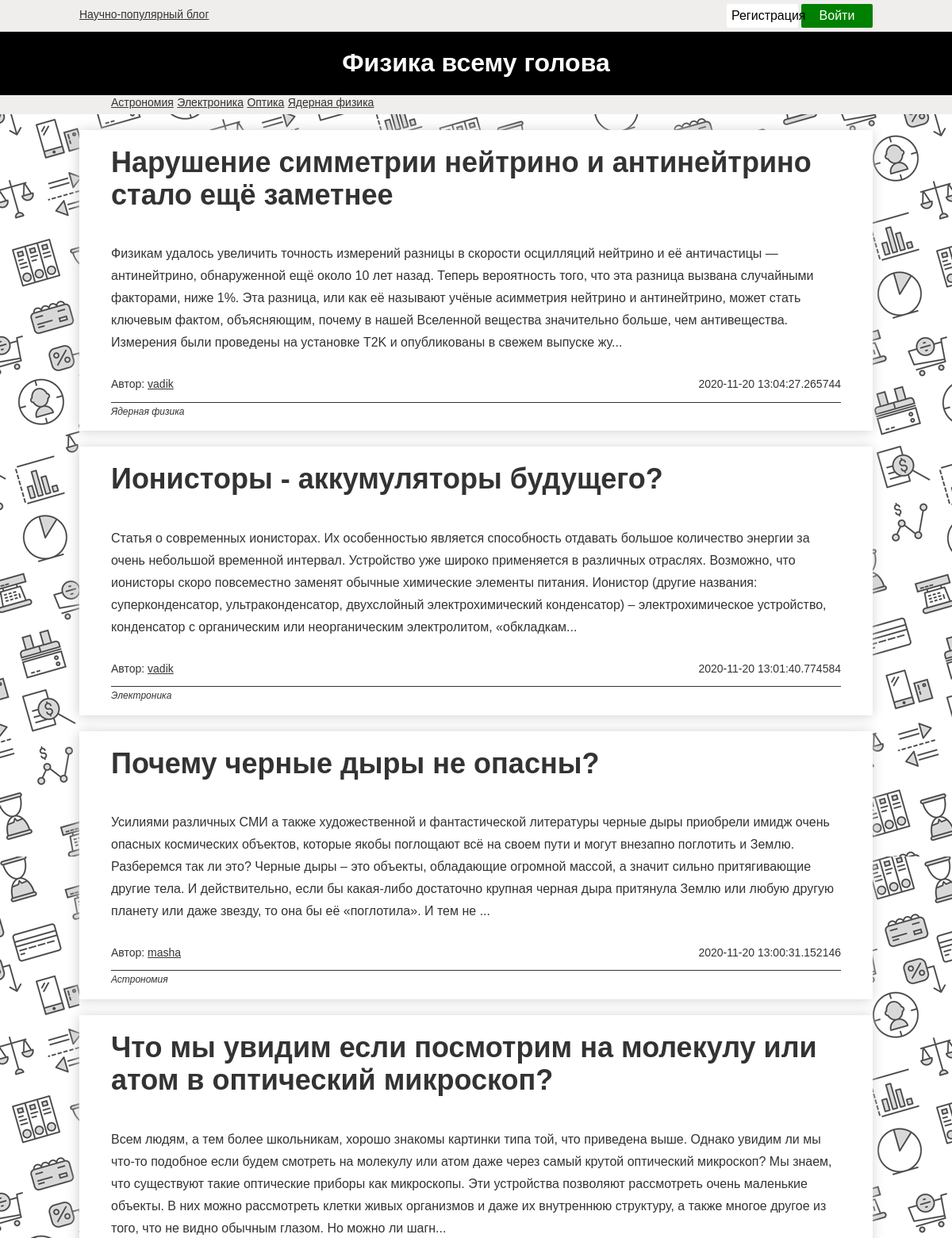
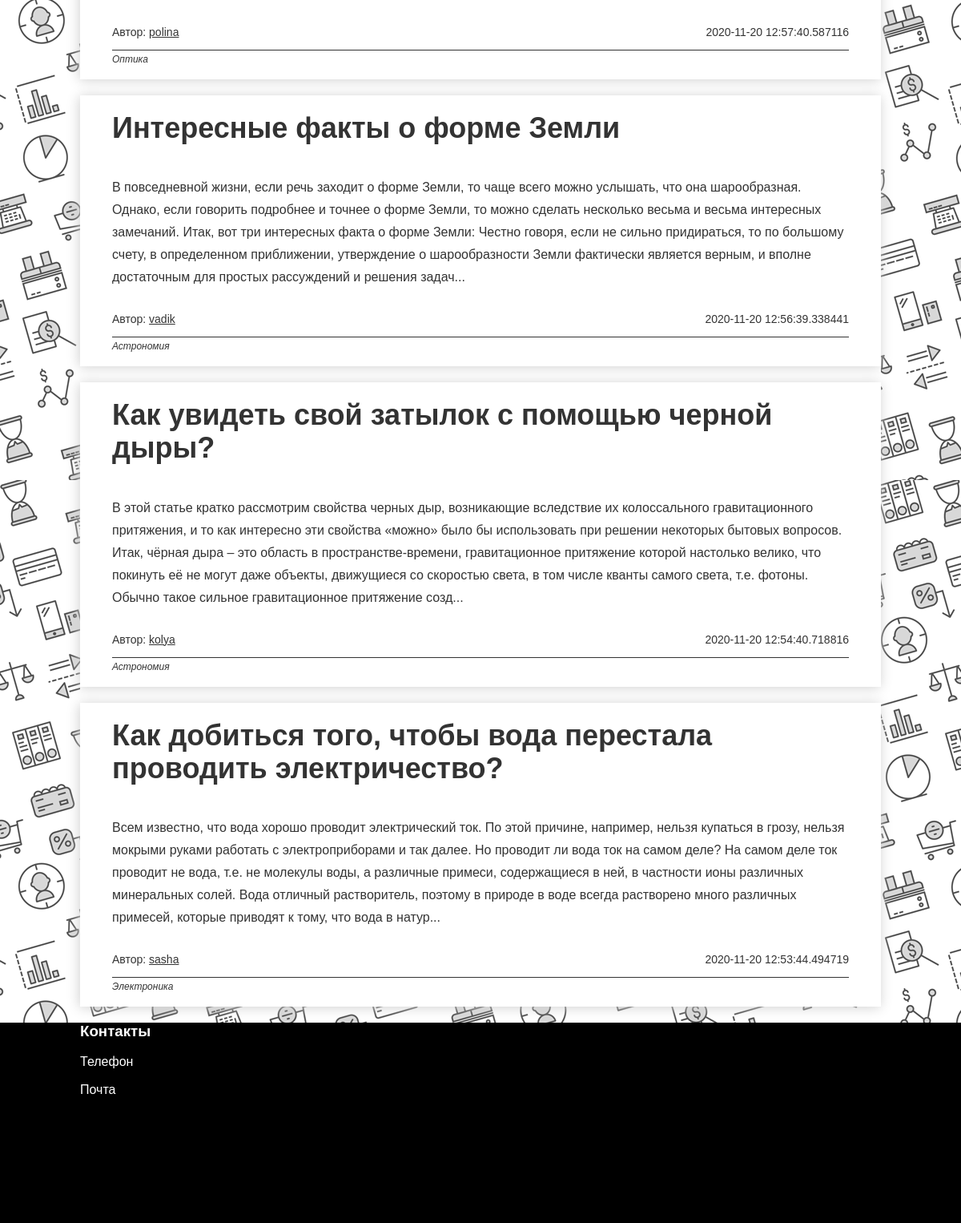
The page / on the database its author committed (2 pictures, top to bottom).
### app.py (models this page shows, shortened)
class Genres(db.Model):
    genre_id = db.Column(db.Integer, primary_key=True)
    name_genre = db.Column(db.String(30), unique=True)
    urls = db.Column(db.String(150))

class Articles(db.Model):
    article_id = db.Column(db.Integer, primary_key=True)
    author_id = db.Column(db.Integer, db.ForeignKey('users.id'))
    genre_id = db.Column(db.Integer, db.ForeignKey('genres.genre_id'))
    title = db.Column(db.String(70), unique=True, nullable=False)
    content = db.Column(db.Text, unique=True, nullable=False)
    tm_posted = db.Column(db.DateTime, nullable=False)

class Users(UserMixin, db.Model):
    id = db.Column(db.Integer, primary_key=True)
    name = db.Column(db.String(50), unique=True)
    email = db.Column(db.String(50), unique=True)
    psw = db.Column(db.String(500), nullable=False)
    about_me = db.Column(db.String(300), nullable=True)
    last_seen = db.Column(db.DateTime, default=datetime.utcnow)

### app.py (the view)
@app.route('/')
def home():
    show_all_articles = db.session.query(Articles, Genres, Users).join(Genres).join(Users)\
        .order_by(Articles.tm_posted.desc()).all()
    return render_template('home.html', articles=show_all_articles, genres=db.session.query(Genres).all())

### app.py (called while the page is built)
@app.before_request
def before_request():
    if current_user.is_authenticated:
        current_user.last_seen = datetime.utcnow()
        db.session.commit()

### templates/home.html
{% extends 'base.html' %}
{% block links %}
<link type="text/css" href="{{ url_for('static', filename='css/article_page.css')}}" rel="stylesheet">
{% endblock %}
{% block main %}
    {% for article, genre, user in articles %}
    <article class="article-preview">
        <h3 class="article-header">{{article.title}}</h3>
        <p class="article-text">{{article.content[:500]}}...</p>
        <div class="article-info">
            <p class="article-author">Автор:
                <a href="{{ url_for('profile', username=user.name) }}">{{user.name}}</a>
            </p>
            <p class="article-time">{{article.tm_posted}}</p>
        </div>
        <p class="article-genre">{{genre.name_genre}}</p>
    </article>
    {% endfor %}
{% endblock %}

### templates/base.html (shortened to what this page needs)
<!DOCTYPE html>
<html lang="en">
<head>
    <link type="text/css" href="{{ url_for('static', filename='css/header.css')}}" rel="stylesheet">
    <link type="text/css" href="{{ url_for('static', filename='css/footer.css')}}" rel="stylesheet">
    <link type="text/css" href="{{ url_for('static', filename='css/common.css')}}" rel="stylesheet">
    <link type="text/css" href="{{ url_for('static', filename='css/normalize.css')}}" rel="stylesheet">
    {% block links %}{% endblock %}
</head>
<body>
    <header class="header">
        <div class="top-header-bar">
            <div class="box">
                <a href="{{ url_for('home') }}" class="science-pop">Научно-популярный блог</a>
                {% if current_user.is_anonymous %}
                <a href= "{{ url_for('login') }}">
                    <button class="btn btn-login">Войти</button>
                </a>
                <a href="{{ url_for('register') }}">
                    <button class="btn btn-home">Регистрация</button>
                </a>
                {% endif %}
            </div>
        </div>
        <h1 class="main-header">Физика всему голова</h1>
        <div class="navigation-bar">
            <nav class="navigation box">
                <ul class="genres">
                    {% for genre in genres %}
                    <li class="genre">
                        <a href="{{ url_for(genre.urls) }}">{{genre.name_genre}}</a>
                    </li>
                    {% endfor %}
                </ul>
            </nav>
        </div>
    </header>
    <main class="box">
        {% block main %}{% endblock %}
    </main>
    <footer class="footer">
        <div class="box">
            <h3>Контакты</h3>
            <p>Телефон</p>
            <p>Почта</p>
        </div>
    </footer>
</body>
</html>

### static/css/header.css (style rules this page uses)
.header { background-color: #000; background-size: 1000px auto; position: relative; margin: 0; }
.top-header-bar { height: 30px; padding: 5px 10px; background-color: #f0eded; }
.science-pop { float: left; margin: 0; margin-top: 5px; font-size: 14px; }
.btn { float: right; margin: 0; border: none; border-radius: 2px; height: 30px; width: 90px; }
.btn-home { background-color: white; color: black; margin-right: 4px; }
.btn-login { background-color: green; color: white; }
.main-header { color: #fff; text-align: center; }
.navigation-bar { height: 24px; margin: 0; background-color: #f0eded; }
.genres { margin: 0; }
.genre { display: inline-block; list-style-type: none; font-size: 14px; }

### static/css/footer.css (style rules this page uses)
.footer { background-color: #000; min-height: 250px; color: #fff; }

### static/css/common.css (style rules this page uses)
body { color: #333; font-family: ‘Muli’, sans-serif; background-image: url('img/pattern.png'); }
main { background: white; }
.box { margin: 0 auto; width: 1000px; }
a { color: #333; }

### static/css/article_page.css (style rules this page uses)
.article-preview { box-shadow: -1px 1px 15px #d0d0d0; padding: 20px 40px 5px; margin: 20px 0; }
.article-header { font-size: 36px; font-family: ‘Open Sans Condensed’, sans-serif; margin: 0 0 40px; }
.article-text { line-height: 28px; }
.article-info { font-size: 14px; }
.article-author { float: left; }
.article-time { float: right; }
.article-genre { clear: both; border-top: 1px solid; padding-top: 5px; font-size: 12px; font-style: italic; }

### rows shown on the page
Genres: name_genre "Астрономия"
Genres: name_genre "Электроника"
Genres: name_genre "Оптика"
Genres: name_genre "Ядерная физика"
Articles: title "Нарушение симметрии нейтрино и антинейтрино стало ещё заметнее", content "Физикам удалось увеличить точность измерений разницы в скорости осцилляций нейтрино и её античастицы — антинейтрино, обнаруженной ещё около 10 лет назад. Теперь вероятность того, что эта разница вызвана случайными факторами, ниже 1%. Эта разница, или как её называют учёные асимметрия нейтрино и антинейтрино, может стать ключевым фактом, объясняющим, почему в нашей Вселенной вещества значительно больше, чем антивещества. Измерения были проведены на установке T2K и опубликованы в свежем выпуске жу", name "vadik", tm_posted "2020-11-20 13:04:27.265744", name_genre "Ядерная физика"
Articles: title "Ионисторы - аккумуляторы будущего?", content "Статья о современных ионисторах. Их особенностью является способность отдавать большое количество энергии за очень небольшой временной интервал. Устройство уже широко применяется в различных отраслях. Возможно, что ионисторы скоро повсеместно заменят обычные химические элементы питания. Ионистор (другие названия: суперконденсатор, ультраконденсатор, двухслойный электрохимический конденсатор) – электрохимическое устройство, конденсатор с органическим или неорганическим электролитом, «обкладкам", name "vadik", tm_posted "2020-11-20 13:01:40.774584", name_genre "Электроника"
Articles: title "Почему черные дыры не опасны?", content "Усилиями различных СМИ а также художественной и фантастической литературы черные дыры приобрели имидж очень опасных космических объектов, которые якобы поглощают всё на своем пути и могут внезапно поглотить и Землю. Разберемся так ли это? Черные дыры – это объекты, обладающие огромной массой, а значит сильно притягивающие другие тела. И действительно, если бы какая-либо достаточно крупная черная дыра притянула Землю или любую другую планету или даже звезду, то она бы её «поглотила». И тем не", name "masha", tm_posted "2020-11-20 13:00:31.152146", name_genre "Астрономия"
Articles: title "Что мы увидим если посмотрим на молекулу или атом в оптический микроскоп?", content "Всем людям, а тем более школьникам, хорошо знакомы картинки типа той, что приведена выше. Однако увидим ли мы что-то подобное если будем смотреть на молекулу или атом даже через самый крутой оптический микроскоп? Мы знаем, что существуют такие оптические приборы как микроскопы. Эти устройства позволяют рассмотреть очень маленькие объекты. В них можно рассмотреть клетки живых организмов и даже их внутреннюю структуру, а также многое другое из того, что не видно обычным глазом. Но можно ли шагн", name "polina", tm_posted "2020-11-20 12:57:40.587116", name_genre "Оптика"
Articles: title "Интересные факты о форме Земли", content "В повседневной жизни, если речь заходит о форме Земли, то чаще всего можно услышать, что она шарообразная. Однако, если говорить подробнее и точнее о форме Земли, то можно сделать несколько весьма и весьма интересных замечаний. Итак, вот три интересных факта о форме Земли: Честно говоря, если не сильно придираться, то по большому счету, в определенном приближении, утверждение о шарообразности Земли фактически является верным, и вполне достаточным для простых рассуждений и решения задач", name "vadik", tm_posted "2020-11-20 12:56:39.338441", name_genre "Астрономия"
Articles: title "Как увидеть свой затылок с помощью черной дыры?", content "В этой статье кратко рассмотрим свойства черных дыр, возникающие вследствие их колоссального гравитационного притяжения, и то как интересно эти свойства «можно» было бы использовать при решении некоторых бытовых вопросов. Итак, чёрная дыра – это область в пространстве-времени, гравитационное притяжение которой настолько велико, что покинуть её не могут даже объекты, движущиеся со скоростью света, в том числе кванты самого света, т.е. фотоны. Обычно такое сильное гравитационное притяжение созд", name "kolya", tm_posted "2020-11-20 12:54:40.718816", name_genre "Астрономия"
Articles: title "Как добиться того, чтобы вода перестала проводить электричество?", content "Всем известно, что вода хорошо проводит электрический ток. По этой причине, например, нельзя купаться в грозу, нельзя мокрыми руками работать с электроприборами и так далее. Но проводит ли вода ток на самом деле? На самом деле ток проводит не вода, т.е. не молекулы воды, а различные примеси, содержащиеся в ней, в частности ионы различных минеральных солей. Вода отличный растворитель, поэтому в природе в воде всегда растворено много различных примесей, которые приводят к тому, что вода в натур", name "sasha", tm_posted "2020-11-20 12:53:44.494719", name_genre "Электроника"
